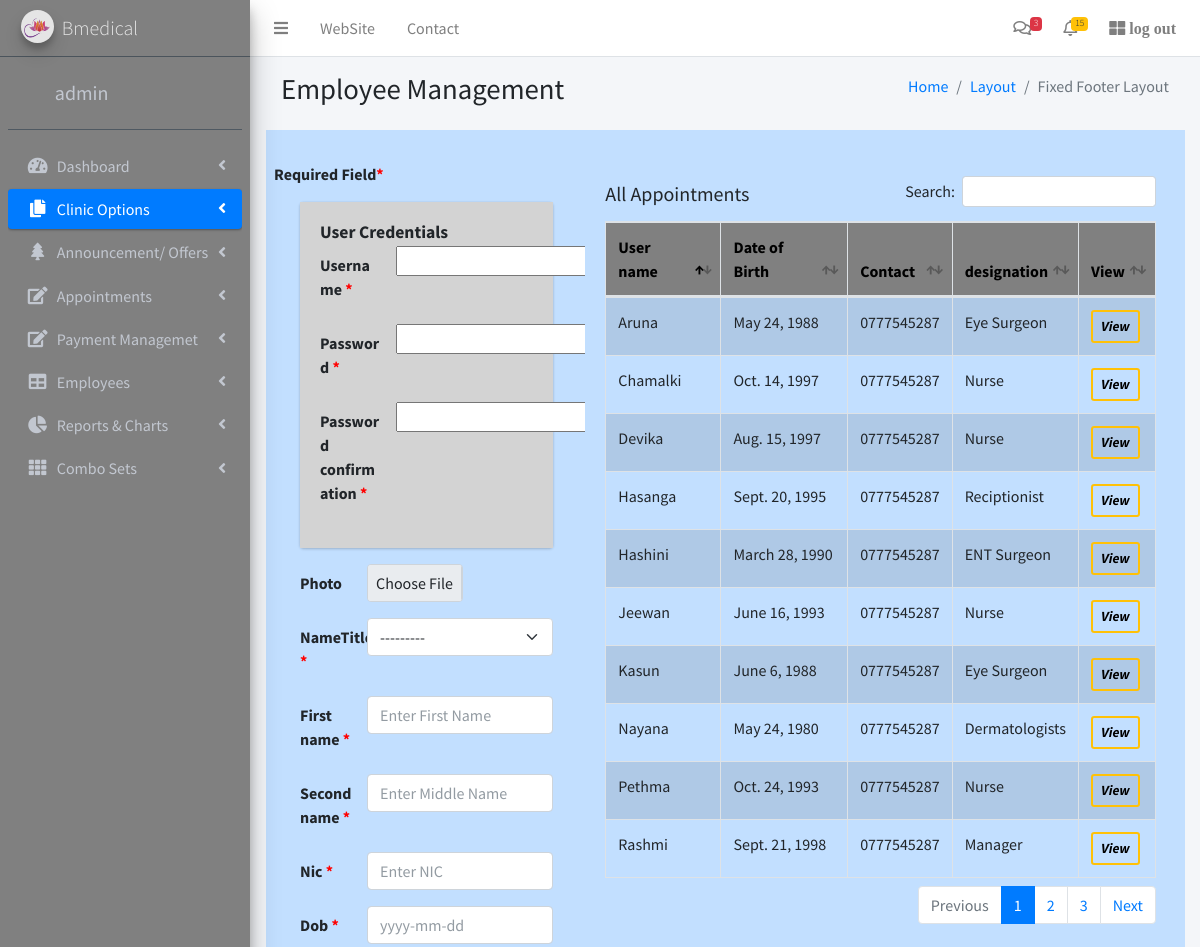
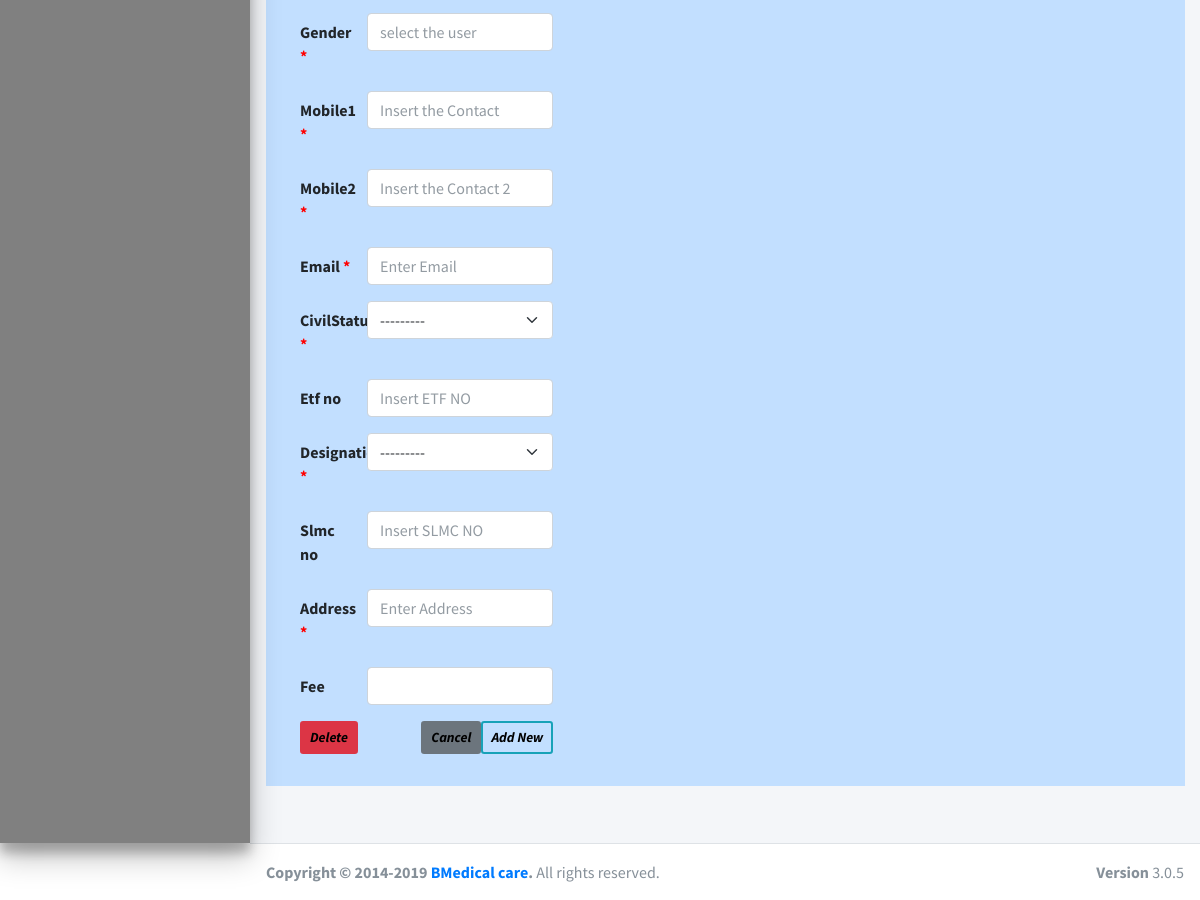
Screenshot of /appsample/employees/ (signed in) with the database file from the repository (2 pictures, top to bottom).
### appsample/models.py (models this page shows, shortened)
class Employee(models.Model):
	photo = models.ImageField(null=True, blank=True, upload_to='appsample/profile_photos')
	user = models.OneToOneField(User, on_delete = models.CASCADE, primary_key = True)
	nameTitle = models.ForeignKey(NameTitle, on_delete=models.CASCADE)
	first_name = models.CharField(max_length = 100, validators=[RegexValidator(regex='^\w+$', message='name cannot contain symbles and spaces')])
	second_name = models.CharField(max_length = 100, validators=[RegexValidator(regex='^\w+$', message='name cannot contain symbles and spaces')])
	nic = models.CharField(max_length = 12, validators=[RegexValidator(regex=r'^(?:19|20)?\d{2}[0-9]{10}|[0-9]{9}[x|X|v|V]$', message='Enter Correct NIC ')])
	dob = models.DateField()
	gender = models.CharField(max_length = 10)
	mobile1 = models.CharField(max_length = 10)
	mobile2 = models.CharField(max_length = 10)
	email = models.TextField()
	civilStatus = models.ForeignKey(CivilStatus, on_delete=models.CASCADE,)
	etf_no = models.CharField(max_length = 10, null=True, blank=True,)
	designation = models.ForeignKey(Designation, on_delete=models.CASCADE)
	slmc_no = models.CharField(max_length = 10, null=True, blank=True,)
	address = models.TextField()
	fee= models.DecimalField(max_digits=8, decimal_places=2, null=True, blank=True,)

class Designation(models.Model):
	name = models.CharField(max_length = 255)
	def __str__ (self):
		return self.name

### appsample/decorators.py (the view)
		def wrapper_func(request, *args, **kwargs):
			if request.user.is_superuser or request.user.groups.filter(name__in =roles).exists():
				return view_func(request, *args, **kwargs)
			else:
				return HttpResponse('you are not authorized')

### appsample/models.py (called while the page is built)
	def __str__ (self):
		return self.name

	def __str__ (self):
		return self.name

### appsample/templates/employee.html (shortened to what this page needs)
{% extends 'main.html' %}
{% load static %}
{% block content %}
<section class="content-header">
  <div class="container-fluid">
    <div class="row mb-2">
      <div class="col-sm-6">
        <h1>Employee Management</h1>
      </div>
      <div class="col-sm-6">
        <ol class="breadcrumb float-sm-right">
          <li class="breadcrumb-item"><a href="#">Home</a></li>
          <li class="breadcrumb-item"><a href="#">Layout</a></li>
          <li class="breadcrumb-item active">Fixed Footer Layout</li>
        </ol>
      </div>
    </div>
  </div>
</section>
<div style="background-color:#C2DFFF;" >
    <div class="row" >
        <div class="p-3 my-3  col-md-4" >
            <p class="fw-bold"> Required Field<span style="color:red;">*</span></p>
            <form method = "POST"  style="margin-left:10px;" class="pl-3">
                <div class="card">
                    <div class="card-body" style="background-color:lightgray;">
                        <h3 class="card-title fw-bold">User Credentials</h3>
                        <br>
                       {% for field in userform %}
                         <div class="row mb-3" >
                            <label  class="col-sm-4 col-form-label fw-bold" for="{{field.auto_id}}">
                                {{field.label}}
                                {% if field.field.required %} <span style="color:red;">*</span>{% endif %}
                            </label>
                            <div class="col-sm-8" title="{{field.help_text}}" >
                                 {{field}}
                            </div>
                        </div>
                        {% endfor %}
                    </div>
                </div>
                {% for field in form %}
                 <div class="row mb-3" >
                    <label  class="col-sm-3 col-form-label fw-bold" for="{{field.auto_id}}">
                        {{field.label}}
                        {% if field.field.required %} <span style="color:red;">*</span>{% endif %}
                    </label>
                    <div class="col-sm-9" >
                         {{field}}
                    </div>
                </div>
                {% endfor %}
                <input type="submit" value="Add New " name="save" style="color: black" class="btn btn-outline-info  border-2 fw-bold btn-sm fst-italic float-end">
                <input type="submit" value="Delete" style="color: black" class="btn btn-danger  border-2 fw-bold btn-sm fst-italic float-left">
                <input type="reset"  value="Cancel" style="color: black" class="btn btn-secondary  border-2 fw-bold btn-sm fst-italic float-end">
            </form>
        </div>
        <div class="p-3 my-3  col-md-8" >
              <div class="card-body" style="background-color:#C2DFFF;">
              <h5 style="margin-bottom: -30px;">All Appointments</h5>
              <table id="example1" class="table table-bordered table-striped table-hover " >
                <thead style="background-color:gray; color:black;">
                <tr>
                    <th scope="col">User name</th>
                    <th scope="col">Date of Birth</th>
                    <th scope="col">Contact</th>
                    <th scope="col">designation</th>
                    <th scope="col">View</th>
                </tr>
                </thead>
                <tbody>
                {% for d in page.object_list %}
                <tr>
                    <td>{{d.user.username}}</td>
                    <td>{{d.dob}}</td>
                    <td>{{d.mobile1}}</td>
                    <td>{{d.designation}}</td>
                    <td>
                        <a class="btn btn-outline-warning btn-sm border-2 fst-italic fw-bold" href = "{{d.user_id}}"
                            style="color: black;" >View</a>
                </tr>
                {% endfor %}
                </tbody>
              </table>
            </div>
        </div>
        </div>
    </div>
</div>
{% endblock %}

### appsample/templates/main.html (shortened to what this page needs)
<!DOCTYPE html>
<html>
{% load static %}
	<head>
		<link href="https://cdn.jsdelivr.net/npm/bootstrap@5.1.1/dist/css/bootstrap.min.css"
		rel="stylesheet"
>
		  <link rel="stylesheet" href="https://stackpath.bootstrapcdn.com/bootstrap/4.1.3/css/bootstrap.min.css" >
      <link rel="stylesheet" href="https://cdnjs.cloudflare.com/ajax/libs/Chart.js/2.8.0/Chart.min.css" >
  		<link rel="stylesheet" href="https://use.fontawesome.com/releases/v5.6.1/css/all.css" >
	   	<link href="https://cdn.jsdelivr.net/npm/bootstrap@5.1.1/dist/css/bootstrap.min.css" rel="stylesheet">
      <link rel="stylesheet" href="{% static 'plugins/fontawesome-free/css/all.min.css' %}">
      <link rel="stylesheet" href="https://code.ionicframework.com/ionicons/2.0.1/css/ionicons.min.css">
      <link rel="stylesheet" href="{% static 'dist/css/adminlte.min.css' %}">
      <link rel="stylesheet" href="{% static 'plugins/datatables-bs4/css/dataTables.bootstrap4.min.css' %}">
      <link rel="stylesheet" href="{% static 'plugins/datatables-responsive/css/responsive.bootstrap4.min.css' %}">
      <link rel="stylesheet" href="{% static 'dist/css/adminlte.min.css' %}">
      <link href="https://cdn.jsdelivr.net/npm/select2@4.1.0-rc.0/dist/css/select2.min.css" rel="stylesheet" />
	</head>
	<body class="hold-transition sidebar-mini layout-footer-fixed">
<div class="wrapper">
  <nav class="main-header navbar navbar-expand navbar-white navbar-light">
    <ul class="navbar-nav">
      <li class="nav-item">
        <a class="nav-link" data-widget="pushmenu" href="#" role="button"><i class="fa fa-bars"></i></a>
      </li>
      <li class="nav-item d-none d-sm-inline-block">
        <a href="{% url 'dashboard' %}" class="nav-link">WebSite</a>
      </li>
      <li class="nav-item d-none d-sm-inline-block">
        <a href="#" class="nav-link">Contact</a>
      </li>
    </ul>
    <ul class="navbar-nav ml-auto">
      <li class="nav-item dropdown">
        <a class="nav-link" data-toggle="dropdown" href="#">
          <i class="far fa-comments"></i>
          <span class="badge badge-danger navbar-badge">3</span>
        </a>
      </li>
      <li class="nav-item dropdown">
        <a class="nav-link" data-toggle="dropdown" href="#">
          <span class="badge badge-warning navbar-badge">15</span>
        </a>
      </li>
      <li class="nav-item">
        <a class="nav-link" href="{% url 'logout' %}" > <i class="fas fa-th-large"> log out </i>
        </a>
      </li>
    </ul>
  </nav>
<aside class="main-sidebar sidebar-dark-primary elevation-4" style="background-color: gray;" >
    <a href="../../index3.html" class="brand-link">
      <img src="{% static 'dist/img/lotus.png' %}"
           class="brand-image img-circle elevation-3"
           style="opacity: .8">
      <span class="brand-text font-weight-light">Bmedical</span>
    </a>
    <div class="sidebar">
      <div class="user-panel mt-3 pb-3 mb-3 d-flex">
        <div class="image">
        </div>
        <div class="info">
          <a href="#" class="d-block ml-4 fs-5">{{request.user}}</a>
        </div>
      </div>
      <nav class="mt-2">
        <ul class="nav nav-pills nav-sidebar flex-column" data-widget="treeview" role="menu" data-accordion="false">
          <li class="nav-item has-treeview">
            <a href="{% url 'dashboard' %}" class="nav-link">
              <i class="nav-icon fas fa-tachometer-alt"></i>
              <p>
                Dashboard
                <i class="right fas fa-angle-left"></i>
              </p>
            </a>
          </li>
          <li class="nav-item has-treeview ">
            <a href="#" class="nav-link active">
              <i class="nav-icon fas fa-copy"></i>
              <p>
                Clinic Options
                <i class="fas fa-angle-left right"></i>
              </p>
            </a>
          </li>
          <li class="nav-item has-treeview">
            <a href="#" class="nav-link">
              <i class="nav-icon fas fa-tree"></i>
              <p>
                Announcement/ Offers
                <i class="fas fa-angle-left right"></i>
              </p>
            </a>
          </li>
          <li class="nav-item has-treeview">
            <a href="#" class="nav-link">
              <i class="nav-icon fas fa-edit"></i>
              <p>
                Appointments
                <i class="fas fa-angle-left right"></i>
              </p>
            </a>
          </li>
          <li class="nav-item has-treeview">
            <a href="#" class="nav-link">
              <i class="nav-icon fas fa-edit"></i>
              <p>
                Payment Managemet
                <i class="fas fa-angle-left right"></i>
              </p>
            </a>
          </li>
          <li class="nav-item has-treeview">
            <a href="#" class="nav-link">
              <i class="nav-icon fas fa-table"></i>
              <p>
                Employees
                <i class="fas fa-angle-left right"></i>
              </p>
            </a>
          </li>
          <li class="nav-item has-treeview">
            <a href="#" class="nav-link">
              <i class="nav-icon fas fa-chart-pie"></i>
              <p>
                Reports & Charts
                <i class="right fas fa-angle-left"></i>
              </p>
            </a>
          </li>
          <li class="nav-item has-treeview">
            <a href="#" class="nav-link">
              <i class="nav-icon fas fa-th"></i>
              <p>
                Combo Sets
                <i class="fas fa-angle-left right"></i>
              </p>
            </a>
          </li>
        </ul>
      </nav>
    </div>
</aside>
  <div class="content-wrapper">
    <section class="content">
      <div class="container-fluid">
        <div class="row">
          <div class="col-12">
            {% block content%}
            {% endblock %}
          </div>
        </div>
      </div>
  </div>
  <footer class="main-footer">
    <div class="float-right d-none d-sm-block">
      <b>Version</b> 3.0.5
    </div>
    <strong>Copyright &copy; 2014-2019 <a href="#">BMedical care</a>.</strong> All rights
    reserved.
  </footer>
</body>
</html>

### appsample/templates/employee.html (style rules this page uses)
#id_photo { display: block; width: 96px; padding: .375rem .75rem; font-size: 1rem; font-weight: 400; line-height: 1.5; color: #212529; background-color: #fff; background-clip: padding-box; border: 1px solid #ced4da; -webkit-appearance: none; -moz-appearance: none; appearance: none; border-radius: .25rem; transition: border-color .15s ease-in-out, box-shadow .15s ease-in-out; }

### rows the page displays
Employee: user.username "Nayana", dob "May 24, 1980", mobile1 "0777545287", designation "Dermatologists"
Employee: user.username "Aruna", dob "May 24, 1988", mobile1 "0777545287", designation "Eye Surgeon"
Employee: user.username "Kasun", dob "June 6, 1988", mobile1 "0777545287", designation "Eye Surgeon"
Employee: user.username "Hashini", dob "March 28, 1990", mobile1 "0777545287", designation "ENT Surgeon"
Employee: user.username "Chamalki", dob "Oct. 14, 1997", mobile1 "0777545287", designation "Nurse"
Employee: user.username "Devika", dob "Aug. 15, 1997", mobile1 "0777545287", designation "Nurse"
Employee: user.username "Pethma", dob "Oct. 24, 1993", mobile1 "0777545287", designation "Nurse"
Employee: user.username "Jeewan", dob "June 16, 1993", mobile1 "0777545287", designation "Nurse"
Employee: user.username "Rashmi", dob "Sept. 21, 1998", mobile1 "0777545287", designation "Manager"
Employee: user.username "Hasanga", dob "Sept. 20, 1995", mobile1 "0777545287", designation "Reciptionist"

### other values shown
{{ request.user }} "admin"
{{ field.label }} "Username" "Password" "Password confirmation"
{{ field.label }} "Photo" "NameTitle" "First name" "Second name" "Nic" "Dob" "Gender" "Mobile1" "Mobile2" "Email" "CivilStatus" "Etf no" "Designation" "Slmc no" "Address" "Fee"
